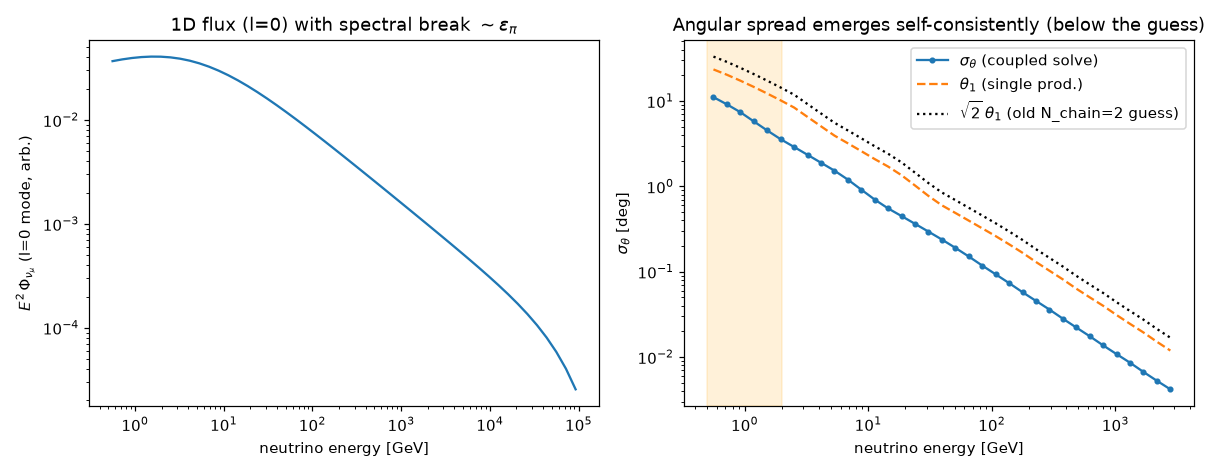

Python code for this plot:
"""
[PROTOTYPE] Research/de-risking scaffolding -- NOT part of the delivered flux
(mceq3d_flux). Kept for the record; do not depend on it in the paper. See
ARCHITECTURE.md.

De-risking prototype: a coupled (energy x angle) deterministic cascade.

This is the minimal "3D-MCEq" core requested to test two things before committing
to a full build:

  (1) ASSEMBLY  -- can the energy cascade and the (validated) angular kernels be
      solved *together*, self-consistently, reducing to the 1D result when the
      production angle -> 0?
  (2) PERFORMANCE -- does the deterministic solve stay cheap, or does the angular
      dimension blow it up?

Key idea (why it is cheap)
--------------------------
Represent each species' angular distribution about the column axis in Legendre
modes ``c_l`` (mu = cos of deviation angle). A forward production kick of RMS
angle ``theta1`` is, on the sphere, the heat kernel -- it multiplies the
coefficients by ``exp(-l(l+1) theta1^2/4)``. Interaction/decay losses are
direction-independent (diagonal in ``l``). In a single column (no spatial
streaming) nothing mixes different ``l``. **So the coupled (E, mu) solve
decouples into independent 1D-energy cascades, one per multipole ``l``**, with
the production yields scaled by the per-``l`` kernel factor. Cost =
``n_l x (1D cascade)``, vectorized over ``l``.

The ``l=0`` mode is exactly the standard 1D flux. The higher modes carry the
angular structure; the neutrino angular distribution at the ground follows from
``c_l(E)``. The *effective number of production generations* contributing to a
neutrino's angle is **not assumed** -- it emerges from the cascade.

Physics scope (prototype)
-------------------------
Minimal but genuine conventional-numu chain: N -> (leading N) + pi ; pi -> numu
(decay) competing with pi interaction loss; numu terminal. Single isothermal
column, depth-independent decay length via the critical energy eps_pi. Charge,
kaons, muon-decay neutrinos, and the spatial/streaming term (which would re-
couple the l modes -- the genuinely hard part of full 3D) are omitted.
Longitudinal yields are simple scaling forms; the angular kernel uses the
NA61-validated <theta^2>(E).

Run::

    python prototype_3d_cascade.py --moments m_spliced.npz --plot
"""

from __future__ import annotations

import argparse
import time

import numpy as np

# Species
N, PI, NUMU = 0, 1, 2
LAM_N, LAM_PI = 90.0, 120.0  # interaction lengths [g/cm^2]
EPS_PI = 115.0  # pion critical energy [GeV]
X_VERT = 1030.0  # vertical column depth [g/cm^2]
R_PI = (0.10566 / 0.13957) ** 2  # (m_mu/m_pi)^2 -> numu energy fraction in [0,1-r]


def log_grid(n_e=60, e_lo=0.3, e_hi=1e6):
    e_edges = np.logspace(np.log10(e_lo), np.log10(e_hi), n_e + 1)
    e = np.sqrt(e_edges[:-1] * e_edges[1:])
    dlnE = np.log(e_edges[1] / e_edges[0])
    return e, dlnE


def scaling_matrix(e, dlnE, dNdx_func, x_min=1e-4):
    """Y[i_daughter, j_parent] = dN/dlnE_daughter for a scaling yield dN/dx
    (x = E_d/E_p); Toeplitz in the log grid."""
    n = len(e)
    Y = np.zeros((n, n))
    for j in range(n):
        x = e[: j + 1] / e[j]
        good = x >= x_min
        Y[: j + 1, j][good] = (x * dNdx_func(x))[good] * dlnE
    return Y


def run_cascade(
    moments="m_spliced.npz", lmax=80, n_e_bins=60, nsteps=1200, collimated=False
):
    """Solve the coupled (E, l) cascade; return a results dict.

    Keys: ``e`` (GeV), ``c0`` (l=0 numu flux, dN/dlnE arb.), ``sigma_theta``
    (deg, = arccos(c_1/c_0)), ``theta1`` (rad, single-production angle),
    ``runtime`` (s), ``state_shape``.
    """
    from fokker_planck_3d import load_theta2, theta2_interp

    e, dlnE = log_grid(n_e_bins)
    n_e = len(e)
    ell = np.arange(lmax + 1)

    e_sig, t2 = load_theta2(moments) if isinstance(moments, str) else moments
    theta1 = np.sqrt(theta2_interp(e, e_sig, t2))
    theta_dec = 0.030 / np.maximum(e, 1e-3)  # pi->munu decay kick ~ p*/E [rad]
    if collimated:
        theta1 = np.zeros_like(theta1)
        theta_dec = np.zeros_like(theta_dec)

    def kernel_l(theta_E):  # (n_e, n_l) heat-kernel factor exp(-l(l+1) theta^2/4)
        kappa = theta_E[:, None] ** 2 / 4.0
        return np.exp(-ell[None, :] * (ell[None, :] + 1) * kappa)

    K_prod = kernel_l(theta1)
    K_dec = kernel_l(theta_dec)

    Y_NN = scaling_matrix(e, dlnE, lambda x: 0.8 * np.ones_like(x))
    Y_Npi = scaling_matrix(e, dlnE, lambda x: 5.0 * (1 - x) ** 3 / x)
    Y_pinu = scaling_matrix(
        e, dlnE, lambda x: np.where(x < (1 - R_PI), 1.0 / (1 - R_PI), 0.0)
    )

    lam_dec = X_VERT * e / EPS_PI
    inv_lam_pi_tot = 1.0 / LAM_PI + 1.0 / lam_dec
    f_dec = (1.0 / lam_dec) / inv_lam_pi_tot

    n_l = lmax + 1
    Phi = [np.zeros((n_e, n_l)) for _ in range(3)]
    Phi[N][:] = (e ** (-1.7))[:, None]  # collimated primary (c_l equal)

    dX = X_VERT / nsteps
    surv_N = np.exp(-dX / LAM_N)
    surv_pi = np.exp(-dX * inv_lam_pi_tot)[:, None]
    t0 = time.time()
    for _ in range(nsteps):
        dN_int = Phi[N] * (1.0 - surv_N)
        src_N = Y_NN @ dN_int
        src_pi = (Y_Npi @ dN_int) * K_prod
        loss_pi = Phi[PI] * (1.0 - surv_pi)
        src_nu = (Y_pinu @ (loss_pi * f_dec[:, None])) * K_dec
        Phi[N] = Phi[N] - dN_int + src_N
        Phi[PI] = Phi[PI] - loss_pi + src_pi
        Phi[NUMU] = Phi[NUMU] + src_nu
    runtime = time.time() - t0

    c = Phi[NUMU]
    c0 = c[:, 0]
    with np.errstate(invalid="ignore", divide="ignore"):
        sigma_theta = np.degrees(np.arccos(np.clip(c[:, 1] / c0, -1, 1)))
    sigma_theta[~(c0 > 0)] = np.nan
    return dict(
        e=e,
        c0=c0,
        sigma_theta=sigma_theta,
        theta1=theta1,
        runtime=runtime,
        state_shape=(n_e, n_l),
    )


def main(argv=None):
    p = argparse.ArgumentParser(description=__doc__)
    p.add_argument("--moments", default="m_spliced.npz")
    p.add_argument("--lmax", type=int, default=80)
    p.add_argument("--nE", type=int, default=60)
    p.add_argument("--nsteps", type=int, default=1200)
    p.add_argument("--collimated", action="store_true")
    p.add_argument("--plot", action="store_true")
    args = p.parse_args(argv)

    r = run_cascade(args.moments, args.lmax, args.nE, args.nsteps, args.collimated)
    e, st = r["e"], r["sigma_theta"]
    nl = r["state_shape"][1]
    print(f"ASSEMBLY: coupled (E x l) solve, state {r['state_shape']} x 3 species")
    print(
        f"PERFORMANCE: {args.nsteps} steps, lmax={args.lmax}  ->  "
        f"{r['runtime']*1e3:.0f} ms  ({r['runtime']*1e3/nl:.2f} ms / multipole)"
    )

    if args.collimated:
        sig = np.nanmax(st[r["c0"] > r["c0"].max() * 1e-6])
        print(f"REDUCTION-TO-1D CHECK: max sigma_theta = {sig:.3e} deg (should be ~0)")
        return

    print("\nself-consistent numu angular spread (NO assumed N_chain):")
    print("  E[GeV]   sigma_theta[deg]   theta1[deg]   sigma/theta1")
    for i in range(0, len(e), 4):
        if 0.5 < e[i] < 3000 and np.isfinite(st[i]):
            t1d = np.degrees(r["theta1"][i])
            print(
                f"  {e[i]:8.2f}    {st[i]:7.2f}        {t1d:6.2f}      "
                f"{st[i]/t1d:.2f}"
            )
    if args.plot:
        _plot(r, args)


def _plot(r, args):
    import matplotlib

    matplotlib.use("Agg")
    import matplotlib.pyplot as plt

    e, c0, st, th1 = r["e"], r["c0"], r["sigma_theta"], r["theta1"]
    fig, (axL, axR) = plt.subplots(1, 2, figsize=(11, 4.3))
    sel = (e > 0.5) & (e < 1e5) & (c0 > 0)
    axL.loglog(e[sel], (c0 * e**2)[sel], "C0-")
    axL.set_xlabel("neutrino energy [GeV]")
    axL.set_ylabel(r"$E^2\,\Phi_{\nu_\mu}$ (l=0 mode, arb.)")
    axL.set_title(r"1D flux (l=0) with spectral break $\sim\epsilon_\pi$")

    s = (e > 0.5) & (e < 3000) & np.isfinite(st)
    axR.loglog(e[s], st[s], "C0o-", ms=3, label=r"$\sigma_\theta$ (coupled solve)")
    axR.loglog(e[s], np.degrees(th1)[s], "C1--", label=r"$\theta_1$ (single prod.)")
    axR.loglog(
        e[s],
        np.degrees(np.sqrt(2) * th1)[s],
        "k:",
        label=r"$\sqrt{2}\,\theta_1$ (old N_chain=2 guess)",
    )
    axR.axvspan(0.5, 2.0, color="orange", alpha=0.15)
    axR.set_xlabel("neutrino energy [GeV]")
    axR.set_ylabel(r"$\sigma_\theta$ [deg]")
    axR.set_title("Angular spread emerges self-consistently (below the guess)")
    axR.legend()
    fig.tight_layout()
    fig.savefig("prototype_3d_cascade.png", dpi=110)
    print("\nsaved plot -> prototype_3d_cascade.png")


if __name__ == "__main__":
    main()
